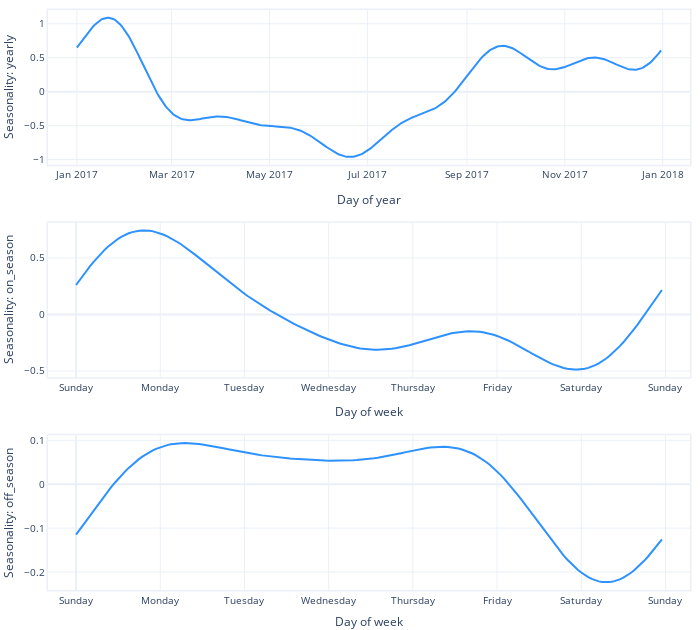

Write notebook code for a chart like this one.
### Markdown cell above
The plot shows both of the newly added weekly seasonalities. In-season we observe a high during the weekends, while during the week there is no game going on. off-season does not show an increase during the weekend.

### Code cell
m.plot_parameters(components="seasonality")

### Figure 1 — Plotly figure (JSON) as saved in the notebook; plotly's stock layout.template omitted (floating-point values rounded to 4 significant figures; data arrays with more than 128 entries replaced by an {"elided": "..."} marker saying what was removed)
{"data": [{"fill": "none", "line": {"color": "#2d92ff", "width": 2}, "mode": "lines", "name": "yearly", "type": "scatter", "x": {"elided": "365 str values"}, "xaxis": "x", "y": {"elided": "365 float values"}, "yaxis": "y"}, {"fill": "none", "line": {"color": "#2d92ff", "width": 2}, "mode": "lines", "name": "on_season", "type": "scatter", "x": {"elided": "168 int values"}, "xaxis": "x2", "y": {"elided": "168 float values"}, "yaxis": "y2"}, {"fill": "none", "line": {"color": "#2d92ff", "width": 2}, "mode": "lines", "name": "off_season", "type": "scatter", "x": {"elided": "168 int values"}, "xaxis": "x3", "y": {"elided": "168 float values"}, "yaxis": "y3"}], "layout": {"autosize": true, "font": {"size": 10}, "height": 630, "hovermode": "x unified", "margin": {"b": 0, "l": 0, "pad": 0, "r": 10, "t": 10}, "showlegend": false, "title": {"font": {"size": 12}}, "width": 700, "xaxis": {"anchor": "y", "domain": [0, 1], "linewidth": 1.5, "mirror": true, "range": ["2016-12-14T00:00:00", "2018-01-18T00:00:00"], "showline": true, "title": {"text": "Day of year"}}, "xaxis2": {"anchor": "y2", "domain": [0, 1], "linewidth": 1.5, "mirror": true, "range": [-8, 175], "showline": true, "tickmode": "array", "ticktext": ["Sunday", "Monday", "Tuesday", "Wednesday", "Thursday", "Friday", "Saturday", "Sunday", "Sunday"], "tickvals": [0, 24, 48, 72, 96, 120, 144, 168, 192], "title": {"text": "Day of week"}}, "xaxis3": {"anchor": "y3", "domain": [0, 1], "linewidth": 1.5, "mirror": true, "range": [-8, 175], "showline": true, "tickmode": "array", "ticktext": ["Sunday", "Monday", "Tuesday", "Wednesday", "Thursday", "Friday", "Saturday", "Sunday", "Sunday"], "tickvals": [0, 24, 48, 72, 96, 120, 144, 168, 192], "title": {"text": "Day of week"}}, "yaxis": {"anchor": "x", "domain": [0.7333, 1], "linewidth": 1.5, "mirror": true, "rangemode": "normal", "showline": true, "title": {"text": "Seasonality: yearly"}}, "yaxis2": {"anchor": "x2", "domain": [0.3667, 0.6333], "linewidth": 1.5, "mirror": true, "rangemode": "normal", "showline": true, "title": {"text": "Seasonality: on_season"}}, "yaxis3": {"anchor": "x3", "domain": [0, 0.2667], "linewidth": 1.5, "mirror": true, "rangemode": "normal", "showline": true, "title": {"text": "Seasonality: off_season"}}}}
